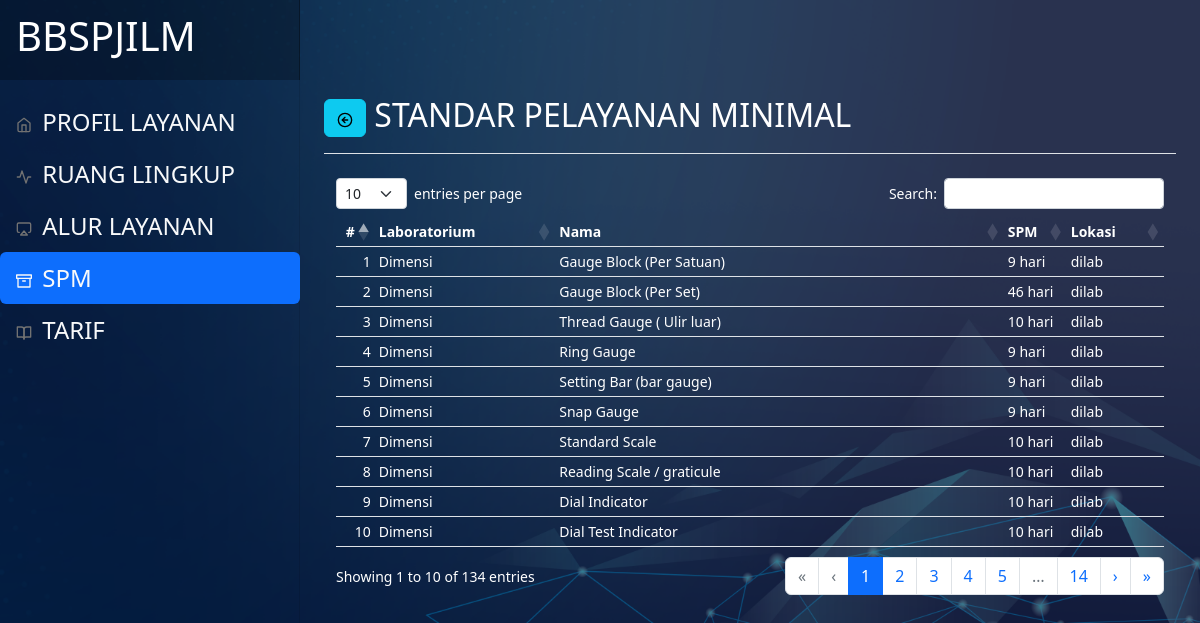
The app's page /index.php/kalibrasi/spm with its own data.
### tables this page shows
CREATE TABLE `tbl_devmenu` (
  `id` int(11) NOT NULL,
  `afiliasi` varchar(63) NOT NULL,
  `nama` varchar(63) NOT NULL,
  `icon` varchar(63) NOT NULL,
  `link` varchar(127) NOT NULL,
  `nourut` int(15) NOT NULL,
  `status` varchar(15) NOT NULL
);

CREATE TABLE `tbl_kalspm` (
  `id` int(11) NOT NULL,
  `lab` varchar(127) NOT NULL,
  `nama` varchar(127) NOT NULL,
  `spm` varchar(127) NOT NULL,
  `lokasi` varchar(127) NOT NULL,
  `status` varchar(15) NOT NULL
);

### application/views/partial.php (called while the page is built, shortened)
<?php $this->load->view('_partial/header'); ?>
<?php $this->load->view($subview); ?>

### application/controllers/Kalibrasi.php (called while the page is built, shortened)
<?php
class Kalibrasi extends CI_Controller
{
    public function __construct()
    {
        $this->load->model(['Dashboard_mod']);
    }
    public function spm()
    {
        $data['judul'] = "STANDAR PELAYANAN MINIMAL";
        $data['getmenu'] = $this->Dashboard_mod->getAllData('tbl_devmenu', ['tbl_devmenu.status' => '1', 'tbl_devmenu.afiliasi' => 'kalibrasi'])->result_array();
        $data['menuid'] = '4';
        $data['getspmkalibrasi'] = $this->Dashboard_mod->getAllData('tbl_kalspm', ['tbl_kalspm.status' => '1'])->result_array();
        $data['subview'] = "kalibrasi/spm";
        $this->load->view('partial', $data);
    }
}

### index.php (called while the page is built, shortened)
<?php
require_once BASEPATH.'core/CodeIgniter.php';

### application/models/Dashboard_mod.php (called while the page is built)
<?php
class Dashboard_mod extends CI_model
{
    public function getAllData($table, $where = null)
    {
        $this->db->from($table);
        if (isset($where)) {
            $this->db->where($where);
        }
        if ($table === "tbl_devmenu") {
            $this->db->order_by('tbl_devmenu.nourut', 'ASC');
        } else {
            $this->db->order_by('id', 'asc');
        }
        return $this->db->get();
    }
}

### application/views/kalibrasi/spm.php (the view, shortened to what this page needs)
<div class="d-flex justify-content-between flex-wrap flex-md-nowrap align-items-center pt-3 pb-2 mb-3 border-bottom">
    <h1 class="h2"><a href="<?= base_url('dashboard/menulayanan') ?>" class="btn btn-info"><i data-feather="arrow-left-circle"></i></a> <?= $judul ?></h1>
</div>
<div class="table-responsive">
    <table class="table table-sm text-white" id="tabelspmkalibrasi">
        <thead>
            <tr>
                <th scope="col">#</th>
                <th scope="col">Laboratorium</th>
                <th scope="col">Nama</th>
                <th scope="col">SPM</th>
                <th scope="col">Lokasi</th>
            </tr>
        </thead>
        <tbody>
            <?php foreach ($getspmkalibrasi as $row) : ?>
                <tr>
                    <td><?= $row['id'] ?></td>
                    <td><?= $row['lab'] ?></td>
                    <td><?= $row['nama'] ?></td>
                    <td><?= $row['spm'] ?> hari</td>
                    <td><?= $row['lokasi'] ?></td>
                </tr>
            <?php endforeach; ?>
        </tbody>
    </table>
</div>

### application/views/_partial/header.php (shortened to what this page needs)
<!doctype html>
<html lang="en">
<head>
    <link href="<?= base_url('') ?>assets/dist/css/bootstrap.min.css" rel="stylesheet">
    <link href="<?= base_url('') ?>assets/DataTables/datatables.min.css" rel="stylesheet">
    <link href="<?= base_url('') ?>/assets/css/dashboard.css" rel="stylesheet">
</head>
<body class="text-white">
    <header class="navbar navbar-dark sticky-top flex-md-nowrap p-0">
        <a class="navbar-brand col-md-3 col-lg-3 me-10 px-3 fs-6" href="<?= base_url('dashboard/menuutama') ?>">
            <h1>BBSPJILM</h1>
        </a>
    </header>
    <div class="container-fluid text-white">
        <div class="row">
            <nav id="sidebarMenu" class="col-md-3 col-lg-3 d-md-block sidebar collapse">
                <div class="position-sticky pt-5 sidebar-sticky ">
                    <ul class="nav nav-pills d-flex flex-column justify-content-evenly align-text-center mb-auto ">
                        <?php foreach ($getmenu as $row) : ?>
                            <li class="nav-item">
                                <a href="<?= base_url($row['link']) ?>" class="nav-link fs-4 text-light <?= ($row['id'] == $menuid) ? "active" : "" ?>" aria-current="page">
                                    <i data-feather="<?= $row['icon'] ?>"></i>
                                    <?= $row['nama'] ?>
                                </a>
                            </li>
                        <?php endforeach; ?>
                    </ul>
                </div>
            </nav>
            <main class="col-md-9 ms-sm-auto col px-md-4">

### assets/css/dashboard.css (style rules this page uses)
body { font-size: .875rem; }
.feather { width: 16px; height: 16px; }
.sidebar { position: fixed; top: 0; bottom: 0; left: 0; z-index: 100; padding: 48px 0 0; box-shadow: inset -1px 0 0 rgba(0, 0, 0, .1); }
.sidebar-sticky { height: calc(100vh - 48px); overflow-x: hidden; overflow-y: auto; }
.sidebar .nav-link { font-weight: 500; color: #333; }
.sidebar .nav-link .feather { margin-right: 4px; color: #727272; }
.sidebar .nav-link.active { color: #2470dc; }
.sidebar .nav-link:hover .feather, .sidebar .nav-link.active .feather { color: inherit; }
.navbar-brand { padding-top: .75rem; padding-bottom: .75rem; background-color: rgba(0, 0, 0, .25); box-shadow: inset -1px 0 0 rgba(0, 0, 0, .25); }

### records on screen
tbl_devmenu: nama "PROFIL LAYANAN"
tbl_devmenu: nama "RUANG LINGKUP"
tbl_devmenu: nama "ALUR LAYANAN"
tbl_devmenu: nama "SPM"
tbl_devmenu: nama "TARIF"
tbl_kalspm: id "1", lab "Dimensi", nama "Gauge Block (Per Satuan)", spm "9", lokasi "dilab"
tbl_kalspm: id "2", lab "Dimensi", nama "Gauge Block (Per Set)", spm "46", lokasi "dilab"
tbl_kalspm: id "3", lab "Dimensi", nama "Thread Gauge ( Ulir luar)", spm "10", lokasi "dilab"
tbl_kalspm: id "4", lab "Dimensi", nama "Ring Gauge", spm "9", lokasi "dilab"
tbl_kalspm: id "5", lab "Dimensi", nama "Setting Bar (bar gauge)", spm "9", lokasi "dilab"
tbl_kalspm: id "6", lab "Dimensi", nama "Snap Gauge", spm "9", lokasi "dilab"
tbl_kalspm: id "7", lab "Dimensi", nama "Standard Scale", spm "10", lokasi "dilab"
tbl_kalspm: id "8", lab "Dimensi", nama "Reading Scale / graticule", spm "10", lokasi "dilab"
tbl_kalspm: id "9", lab "Dimensi", nama "Dial Indicator", spm "10", lokasi "dilab"
tbl_kalspm: id "10", lab "Dimensi", nama "Dial Test Indicator", spm "10", lokasi "dilab"

### other values on screen
$judul "STANDAR PELAYANAN MINIMAL"
